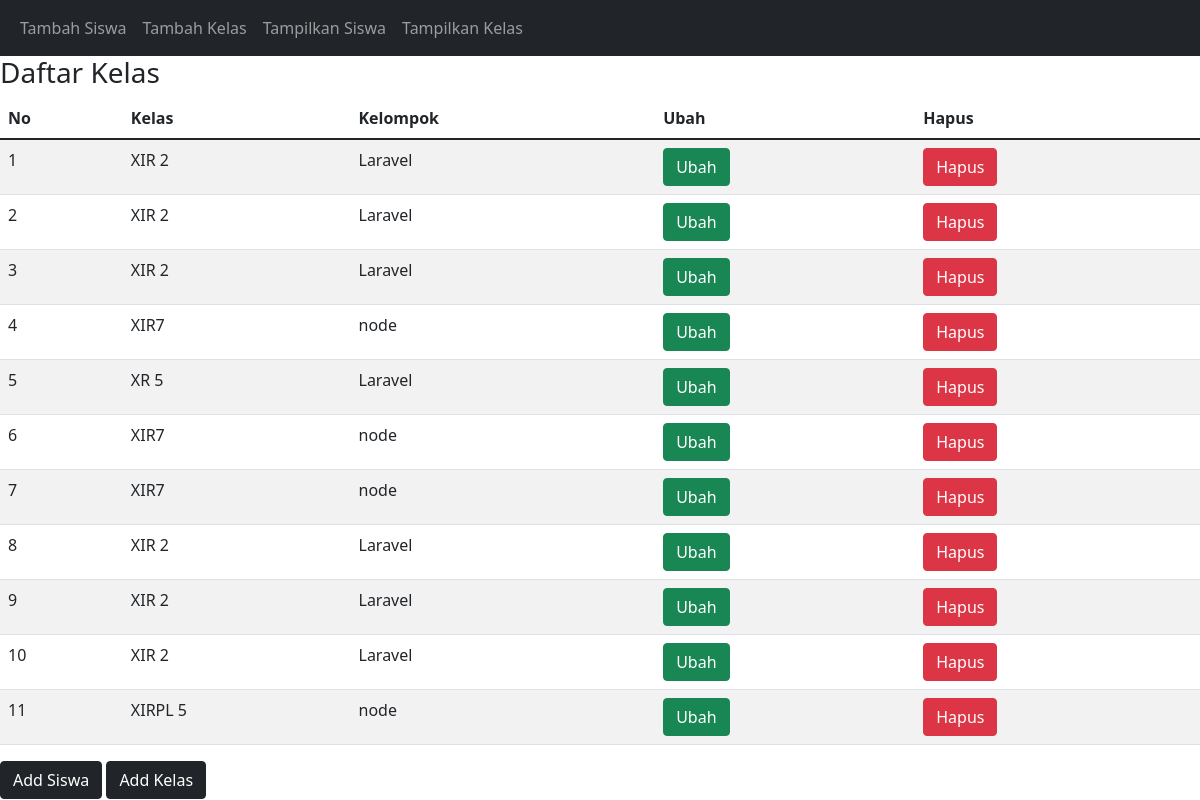
The page /tampil_kelas.php on the database its author committed.
### tables this page shows
CREATE TABLE `siswa` (
  `id_siswa` int(11) NOT NULL,
  `nama_siswa` varchar(100) NOT NULL,
  `tanggal_lahir` date NOT NULL,
  `gender` enum('L','P') NOT NULL,
  `alamat` text NOT NULL,
  `username` varchar(255) NOT NULL,
  `password` varchar(255) NOT NULL,
  `id_kelas` int(11) NOT NULL
);

CREATE TABLE `kelas` (
  `id_kelas` int(11) NOT NULL,
  `nama_kelas` varchar(20) NOT NULL,
  `kelompok` varchar(20) NOT NULL,
  `angkatan` int(11) NOT NULL
);

### tampil_kelas.php (the view, shortened to what this page needs)
<?php include 'Navbardata.php' ?>
<h3>Daftar Kelas</h3>
<table class="table table-hover table-striped">
<thead>
    <tr>
        <th>No</th>
        <th>Kelas</th>
        <th>Kelompok</th>
        <th>Ubah</th>
        <th>Hapus</th>
    </tr>
</thead>
<tbody>
    <?php
    include "koneksi.php";
    $qry_siswa=mysqli_query($conn,"select * from siswa join kelas on kelas.id_kelas=siswa.id_kelas");
    $no=0;
    while($data_kelas=mysqli_fetch_array($qry_siswa)){
    $no++;
    ?>
<tr>
                    <td><?= $no ?></td>
                    <td><?= $data_kelas['nama_kelas'] ?></td>
                    <td><?= $data_kelas['kelompok'] ?></td>
                    <td><a href="ubah_siswa.php?id_siswa=<?= $data_siswa['id_kelas'] ?>" class="btn btn-success">Ubah</a></td>
                    <td><a href="hapus.php?id_siswa=<?= $data_siswa['id_kelas'] ?>" onclick="return confirm('Apakah anda yakin menghapus data ini?')" class="btn btn-danger">Hapus</a></td>
                </tr>
            <?php
            }
            ?>
        </tbody>
    </table>
    <a href="tambah_siswa.php"> <button type="button" class="btn btn-dark"> Add Siswa </button></a>
    <a href="tambah_kelas.php"> <button type="button" class="btn btn-dark"> Add Kelas </button></a>

### rows shown on the page
siswa: id_kelas.nama_kelas "XIR 2", id_kelas.kelompok "Laravel"
siswa: id_kelas.nama_kelas "XIR 2", id_kelas.kelompok "Laravel"
siswa: id_kelas.nama_kelas "XIR 2", id_kelas.kelompok "Laravel"
siswa: id_kelas.nama_kelas "XIR7", id_kelas.kelompok "node"
siswa: id_kelas.nama_kelas "XR 5", id_kelas.kelompok "Laravel"
siswa: id_kelas.nama_kelas "XIR7", id_kelas.kelompok "node"
siswa: id_kelas.nama_kelas "XIR7", id_kelas.kelompok "node"
siswa: id_kelas.nama_kelas "XIR 2", id_kelas.kelompok "Laravel"
siswa: id_kelas.nama_kelas "XIR 2", id_kelas.kelompok "Laravel"
siswa: id_kelas.nama_kelas "XIR 2", id_kelas.kelompok "Laravel"
siswa: id_kelas.nama_kelas "XIRPL 5", id_kelas.kelompok "node"
